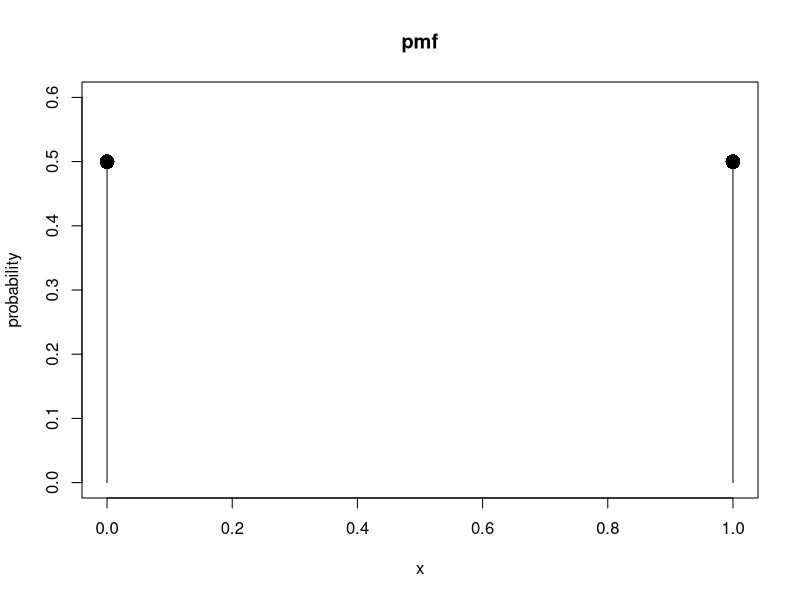
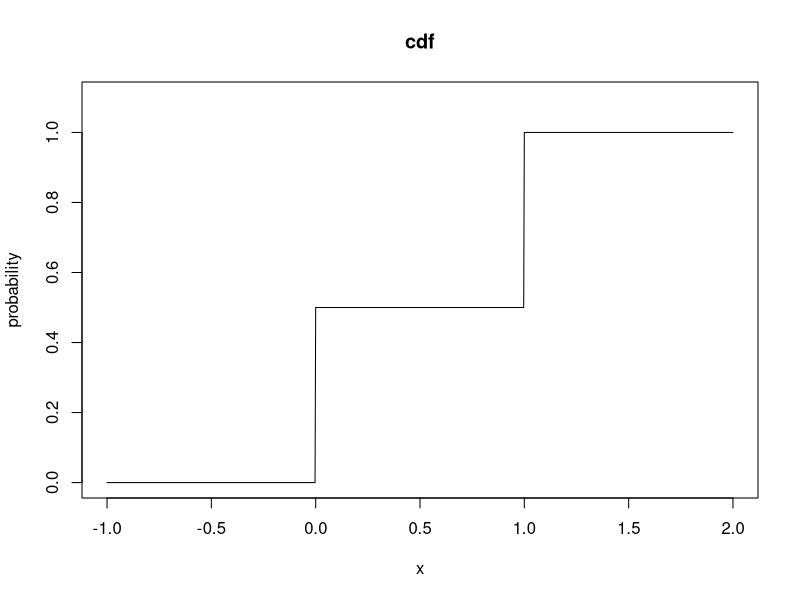
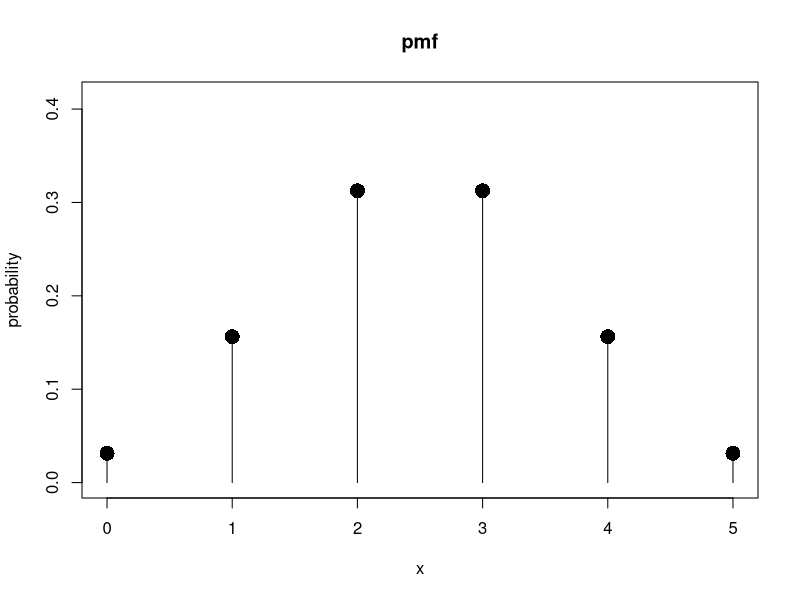
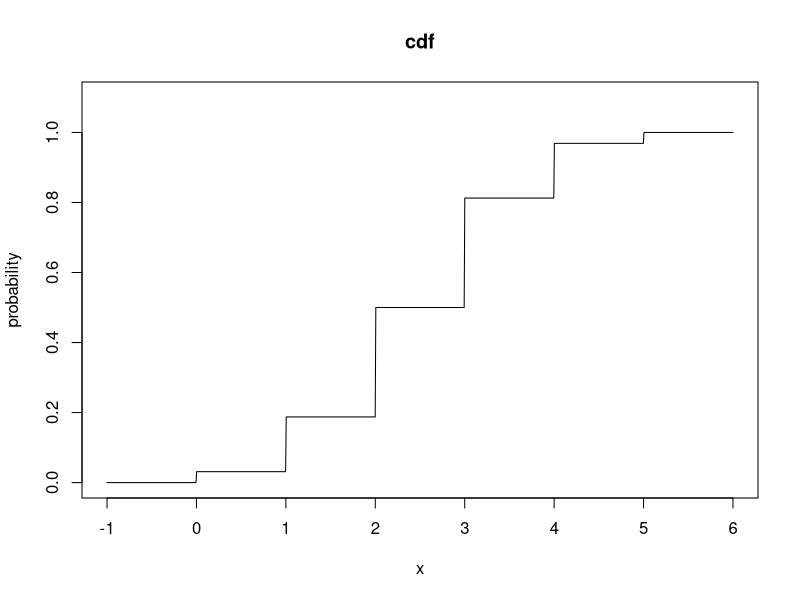
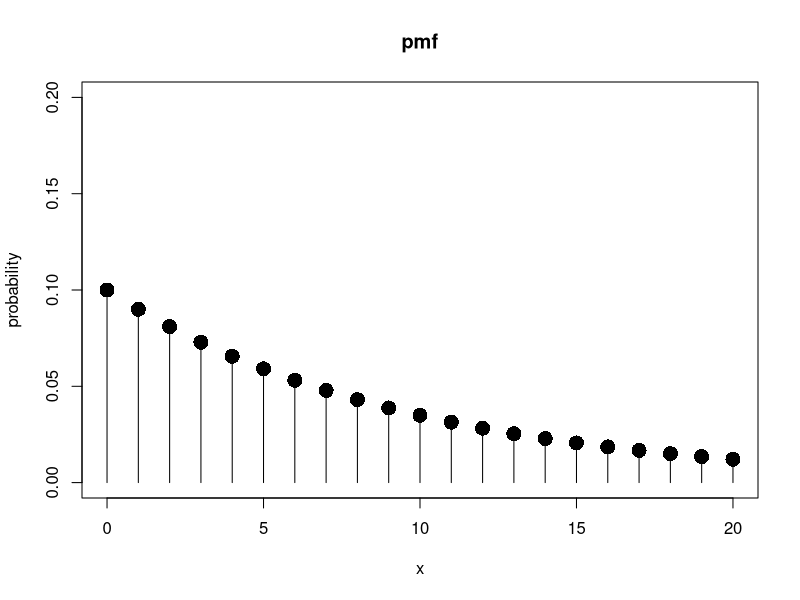
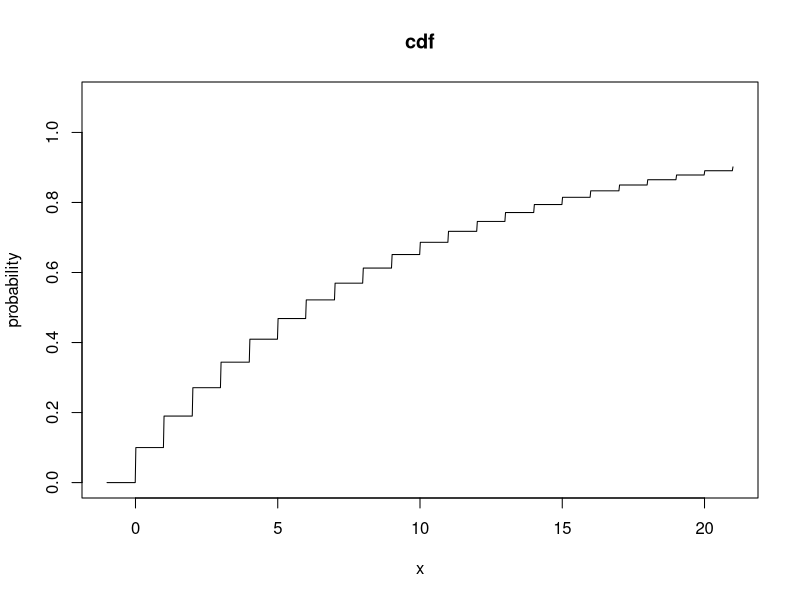
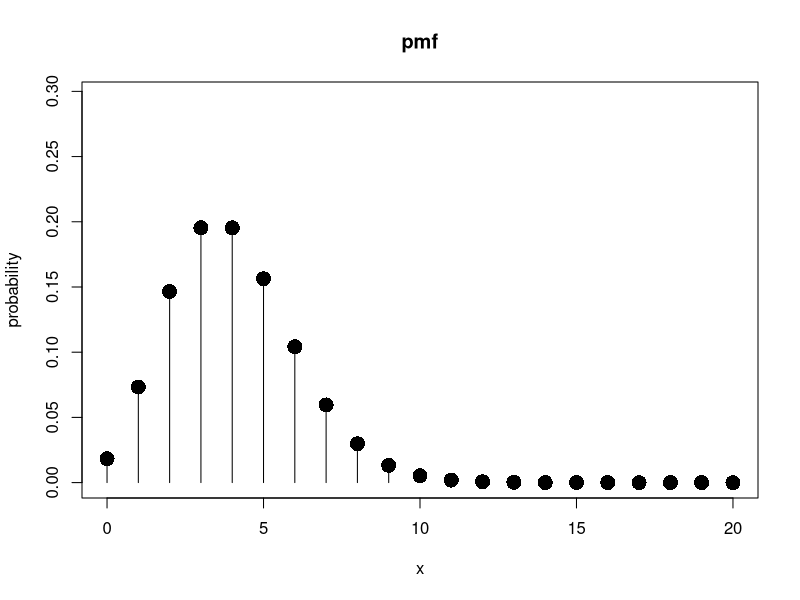
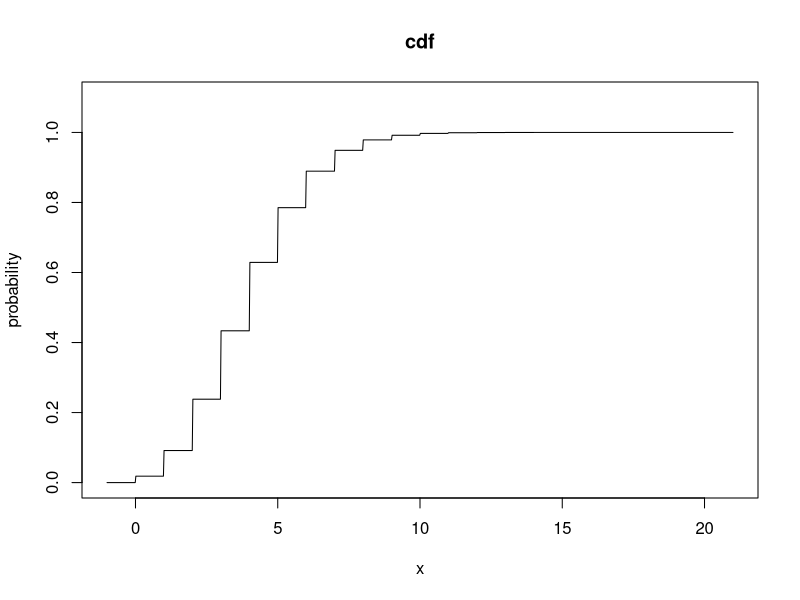

R code for these plots, in order:
## ---- chunk 1
set.seed(52716)
## ---- chunk 2
# Here I simulate the classic ball-in-bag probability model where random balls are pulled from a bag, without replacement. There are 32 red balls and 16 blue balls. I pull five balls from the bag.
sample(rep(c("red", "blue"), times = c(32, 16)), 5)
## ---- chunk 3
# A model without replacement
ball_pull1 <- sample(rep(c("red", "blue"), times = c(32, 16)), 32 + 16)
ball_pull1
# Since I pulled all balls out of the bag, I get exactly 32 reds and 16 blues
table(ball_pull1)
# Now with replacement
ball_pull2 <- sample(rep(c("red", "blue"), times = c(32, 16)), 32 + 16, replace = TRUE)
ball_pull2
# While close to the true frequencies, I don't see red balls exactly 32 times, or blue balls exactly 16 times.
table(ball_pull2)
## ---- chunk 4
# We can change the sampling with replacement model by making the sample space only c("red", "blue"), and setting the probability of seeing these respective values to those consistent with our model.
sample(c("red", "blue"), 5, replace = TRUE, prob = c(32/48, 16/48))
## ---- chunk 5
# I will be plotting a lot of pmf's in this document, so I create a function to help save effort.
# The first argument, q, represents the quantiles of the random variable (the values that are possible). The second argument represents the value of the pmf at each q (and thus should be of the same length); in other words, for each q, p is the probability of seeing q
plot_pmf <- function(q, p) {
  # This will plot a series of horizontal lines at q with height p, setting the y limits to a reasonable heights
  plot(q, p, type = "h", xlab = "x", ylab = "probability", main = "pmf", ylim = c(0, max(p) + .1))
  # Usually these plots have a dot at the end of the line; the point function will add these dots to the plot created above
  points(q, p, pch = 16, cex = 2)
}

# Plot the pmf of a Bernoulli rv
ber_q <- c(0, 1)
ber_pmf <- dbinom(ber_q, size=1, prob=.5)
plot_pmf(ber_q, ber_pmf)
# Plot the cdf of a Bernoulli rv
ber_q2 <- seq(-1, 2, length = 1000)
ber_cdf <- pbinom(ber_q2, size=1, prob=.5)
# Plot the cdf with a line plot
plot(ber_q2, ber_cdf, type = "l", xlab = "x", ylab = "probability", main = "cdf", ylim = c(0, 1.1))
# The quartiles of a Bernoulli distribution
qbinom(seq(0, 1, by = .25), size=1, prob=.5)
# Generate 10 random values from a Bernoulli distribution
rbinom(n=10, size=1, prob=.5)
## ---- chunk 6
# Let's consider a model where a fair coin is flipped five times.
# The pmf of the binomial rv:
binom_q <- 0:5
binom_pmf <- dbinom(binom_q, size = 5, prob = .5)
plot_pmf(binom_q, binom_pmf)
# The cdf of a binomial rv
binom_q2 <- seq(-1, 6, length = 1000)
binom_cdf <- pbinom(binom_q2, size = 5, prob = .5)
plot(binom_q2, binom_cdf, type = "l", xlab = "x", ylab = "probability", main = "cdf", ylim = c(0, 1.1))
# The quartiles of this binomial rv
qbinom(seq(0, 1, by = .25), size = 5, prob = .5)
# 10 simulated binomial rv
rbinom(10, size = 5, prob = .5)
## ---- chunk 7
# In these examples we will work with a geometric rv where p = 1. I now show part of its pmf
geom_q <- 0:20
geom_pmf <- dgeom(geom_q, prob = .1)
plot_pmf(geom_q, geom_pmf)
# The cdf of this variable
geom_q2 <- seq(-1, 21, length = 1000)
geom_cdf <- pgeom(geom_q2, prob = .1)
plot(geom_q2, geom_cdf, type = "l", xlab = "x", ylab = "probability", main = "cdf", ylim = c(0, 1.1))
# Quartiles of a geometric rv
qgeom(seq(0, 1, by = .25), prob = .1)
# 10 simulated geometric rv's
rgeom(10, prob = .1)
## ---- chunk 8
# For these examples, the average success rate is 4.
# Creating a pmf:
pois_q <- 0:20
pois_pmf <- dpois(pois_q, lambda = 4)
plot_pmf(pois_q, pois_pmf)
# Creating a cdf
pois_q2 <- seq(-1, 21, length = 1000)
pois_cdf <- ppois(pois_q2, lambda = 4)
plot(pois_q2, pois_cdf, type = "l", xlab = "x", ylab = "probability", main = "cdf", ylim = c(0, 1.1))
# Quartiles of the Poisson rv
qpois(seq(0, 1, by = .25), lambda = 4)
# Simulating Poisson rv's
rpois(10, lambda = 4)
## ---- chunk 9
# Throughout I will set a = 0 and b = 1. This could be considered the standard Uniform random variable.
# The pdf of a uniform rv:
unif_q <- seq(-1, 2, length = 1000)
unif_pdf <- dunif(unif_q, min = 0, max = 1)
plot(unif_q, unif_pdf, type = "l", xlab = "x", ylab = "density", main = "pdf", ylim = c(0, max(unif_pdf) + .1))
# The cdf of a uniform rv
unif_cdf <- punif(unif_q, min = 0, max = 1)
plot(unif_q, unif_cdf, type = "l", xlab = "x", ylab = "probability", main = "cdf", ylim = c(0, 1.1))
# Quartiles of a uniform rv
qunif(seq(0, 1, by = .25), min = 0, max = 1)
# Simulated uniform rv's
runif(10, min = 0, max = 1)
## ---- chunk 10
# Here we will model an exponential rv where the mean is 6. This means that the rate is 1/6.
# The pdf of an exponential rv:
exp_q <- seq(-1, 12, length = 1000)
exp_pdf <- dexp(exp_q, rate = 1/6)
plot(exp_q, exp_pdf, type = "l", xlab = "x", ylab = "density", main = "pdf", ylim = c(0, max(exp_pdf) + .1))
# The cdf of an exponential rv
exp_cdf <- pexp(exp_q, rate = 1/6)
plot(exp_q, exp_cdf, type = "l", xlab = "x", ylab = "probability", main = "cdf", ylim = c(0, 1.1))
# Quartiles of an exponential rv
qexp(seq(0, 1, by = .25), rate = 1/6)
# Simulated exponential rv's
rexp(10, rate = 1/6)
## ---- chunk 11
# We will set the mean to 10 and the standard deviation to 2 when working with Normal rv's in this example.
# The pdf of a Normal rv:
norm_q <- seq(4, 16, length = 1000)
norm_pdf <- dnorm(norm_q, mean = 10, sd = 2)
plot(norm_q, norm_pdf, type = "l", xlab = "x", ylab = "density", main = "pdf", ylim = c(0, max(norm_pdf) + .1))
# The cdf of a Normal rv:
norm_cdf <- pnorm(norm_q, mean = 10, sd = 2)
plot(norm_q, norm_cdf, type = "l", xlab = "x", ylab = "probability", main = "cdf", ylim = c(0, 1.1))
# The quartiles of a Normal rv
qnorm(seq(0, 1, by = .25), mean = 10, sd = 2)
# Simulated Normal rv's
rnorm(10, mean = 10, sd = 2)
## ---- chunk 12
# We will loop over the vector c(10, 50, 200, 500), each of these representing a sample size. lapply() applies a function (the second argument) to each element of this vector, and stores the result as a list, which we will call sim_means. The (anonymous) function will take only one argument, n, representing the sample size. It will return a vector of simulated means when the sample size is n.
sim_means <- lapply(c(5, 10, 20, 50), function(n) {
  # I now simulate 200 data sets of size n from the exponential distribution, setting rate = 1/5 for exponentially distributed random variables with mean 5, and store the resulting data sets in a list called sim_data_sets. (I add a throwaway argument because something will be passed to the function, but I don't want to use it)
  sim_data_sets <- lapply(1:200, function(throwaway) rexp(n, rate = 1/5))
  # Return a vector containing means for each of these data sets.
  sapply(sim_data_sets, mean)
})
# Let's look at what we just made
str(sim_means)
# First, I plot an estimated density function for simulated exponential random variables with mean 5 (rate 1/5)
plot(density(rexp(200, rate = 1/5)),
     xlab = "quantile",
     ylab = "density",
     main = "Estimated density curves",
     col = "gray",
     type = "l",
     xlim = c(-5, 15),
     ylim = c(0, dnorm(5, mean  = 5, sd = 5/sqrt(50)) + .1))
# I add density curves for each of the simulated means
lines(density(sim_means[[1]]), col = "green")
lines(density(sim_means[[2]]), col = "blue")
lines(density(sim_means[[3]]), col = "purple")
lines(density(sim_means[[4]]), col = "red")
# Finally, add a Normal curve showing what the distribution of the final sample mean should be near according to the central limit theorem
clt_norm_q <- seq(0, 10, length = 1000)
lines(clt_norm_q, dnorm(clt_norm_q, mean = 5, sd = 5 / sqrt(50)), col = "black")
